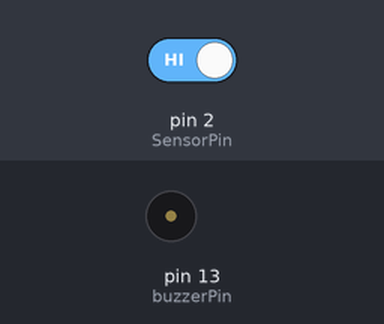
Recording of a sketch running on a simulated Arduino Uno, built with avr-gcc and run on an emulated ATmega328P. Parts: buzzer (waves = sounding). The inputs (shaded band) are chosen by the test bench; at power-on: pin 2 (SensorPin) HIGH.

Above: at 1.2 s.
1.3 s: pin 2 (SensorPin) driven LOW
At 2.5 s:
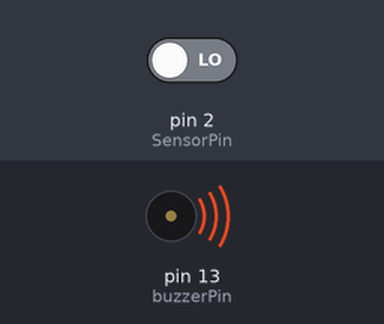
2.8 s: pin 2 (SensorPin) driven HIGH
At 3.8 s:
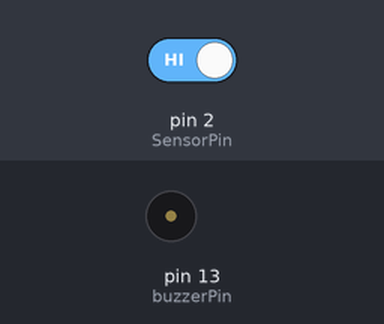
Timing chart, 0 to 5.8 s (numbered marks = the images above; inputs shaded):
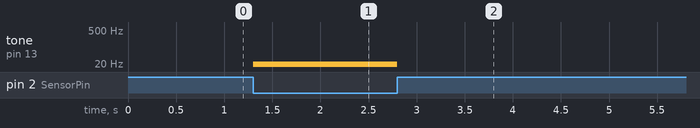

The sketch:

IRWITHBUZZER.ino
```cpp
/*** www.arduinopoint.com ***/
/*** Arduino with IR Sensor ***/

int SensorPin = 2;
int buzzerPin = 13;

void setup() {
  pinMode(buzzerPin, OUTPUT);
  pinMode(SensorPin, INPUT);
  Serial.begin(9600);
}

void loop() {
  while (true) {
    int SensorValue = digitalRead(SensorPin);
    if (SensorValue == LOW) {
  tone(buzzerPin, 1);

    } else {
       noTone(buzzerPin);
    }
  }
}
```

Measured:
- after the input at 1.3 s, tone on pin 13 (buzzerPin): silent → 1 Hz at once
- after the input at 2.8 s, tone on pin 13 (buzzerPin): 1 Hz → silent at once
